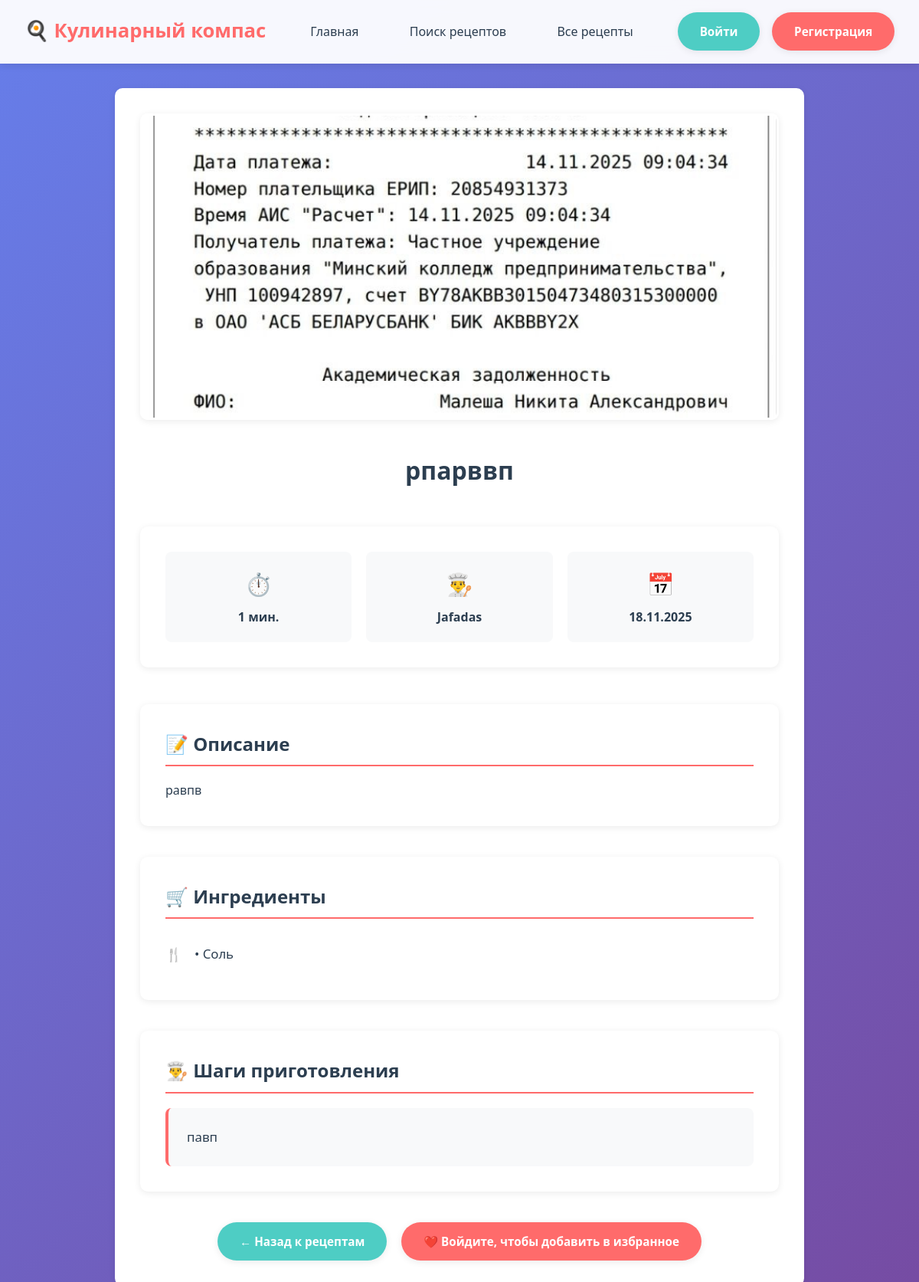
The app's page /recipe/2/ with its own data.
### recipes/models.py (models this page shows, shortened)
class Recipe(models.Model):
    title = models.CharField(max_length=200)
    ingredients = models.ManyToManyField(Ingredient)
    description = models.TextField()
    cooking_steps = models.TextField()
    cooking_time = models.PositiveIntegerField(help_text="В минутах")
    image = models.ImageField(upload_to='recipes/', blank=True, null=True)
    author = models.ForeignKey(User, on_delete=models.CASCADE)
    created_at = models.DateTimeField(auto_now_add=True)

class Ingredient(models.Model):
    name = models.CharField(max_length=100, unique=True)

### recipes/views.py (the view)
# urls.py: path('recipe/<int:recipe_id>/', views.recipe_detail, name='recipe_detail'),
def recipe_detail(request, recipe_id):
    recipe = get_object_or_404(Recipe, id=recipe_id)
    is_favorite = False
    if request.user.is_authenticated:
        is_favorite = Favorite.objects.filter(user=request.user, recipe=recipe).exists()
    return render(request, 'recipes/recipe_detail.html', {
        'recipe': recipe,
        'is_favorite': is_favorite
    })

### templates/recipes/recipe_detail.html (shortened to what this page needs)
{% extends 'base.html' %}
{% load static %}
{% block extra_css %}
<link rel="stylesheet" href="{% static 'css/recipes.css' %}">
{% endblock %}
{% block content %}
<div class="recipe-detail">
    <div class="recipe-section">
        {% if recipe.image %}
            <img src="{{ recipe.image.url }}" alt="{{ recipe.title }}" class="recipe-main-image">
        {% endif %}
        <div class="recipe-header">
            <h1>{{ recipe.title }}</h1>
        </div>
        <div class="recipe-meta-grid">
            <div class="recipe-meta-item">
                <div>⏱️</div>
                <div><strong>{{ recipe.cooking_time }} мин.</strong></div>
            </div>
            <div class="recipe-meta-item">
                <div>👨‍🍳</div>
                <div><strong>{{ recipe.author.username }}</strong></div>
            </div>
            <div class="recipe-meta-item">
                <div>📅</div>
                <div><strong>{{ recipe.created_at|date:"d.m.Y" }}</strong></div>
            </div>
        </div>
        <div class="recipe-section">
            <h3>📝 Описание</h3>
            <p>{{ recipe.description }}</p>
        </div>
        <div class="recipe-section">
            <h3>🛒 Ингредиенты</h3>
            <ul class="ingredients-list">
                {% for ingredient in recipe.ingredients.all %}
                    <li>• {{ ingredient.name }}</li>
                {% endfor %}
            </ul>
        </div>
        <div class="recipe-section">
            <h3>👨‍🍳 Шаги приготовления</h3>
            <div class="cooking-steps">{{ recipe.cooking_steps }}</div>
        </div>
        <div class="recipe-actions">
            <a href="{% url 'all_recipes' %}" class="btn btn-secondary">← Назад к рецептам</a>
            {% if user.is_authenticated %}
                {% if is_favorite %}
                    <a href="{% url 'remove_from_favorites' recipe.id %}" class="btn btn-secondary">💔 Удалить из избранного</a>
                {% else %}
                    <a href="{% url 'add_to_favorites' recipe.id %}" class="btn">❤️ Добавить в избранное</a>
                {% endif %}
            {% else %}
                <a href="{% url 'login' %}" class="btn">❤️ Войдите, чтобы добавить в избранное</a>
            {% endif %}
        </div>
    </div>
</div>
{% endblock %}

### static/css/base.css (style rules this page uses)
:root { --primary-color: #ff6b6b; --primary-light: #ff8e8e; --secondary-color: #4ecdc4; --accent-color: #45b7d1; --text-dark: #2c3e50; --text-light: #7f8c8d; --bg-white: #ffffff; --bg-light: #f8f9fa; --shadow: 0 2px 10px rgba(0, 0, 0, 0.08); --shadow-hover: 0 4px 20px rgba(0, 0, 0, 0.12); --border-radius: 10px; --transition: all 0.2s ease; }
* { margin: 0; padding: 0; box-sizing: border-box; }
body { font-family: 'Segoe UI', Tahoma, Geneva, Verdana, sans-serif; line-height: 1.6; background: linear-gradient(135deg, #667eea 0%, #764ba2 100%); background-attachment: fixed; color: var(--text-dark); min-height: 100vh; }
.btn { display: inline-flex; align-items: center; gap: 0.5rem; padding: 0.8rem 1.8rem; background: var(--primary-color); color: white; text-decoration: none; border-radius: 25px; border: none; cursor: pointer; transition: var(--transition); font-weight: 600; font-size: 0.95rem; box-shadow: var(--shadow); }
.btn-secondary { background: var(--secondary-color); }

### static/css/recipes.css (style rules this page uses)
.recipe-detail { max-width: 900px; margin: 0 auto; }
.recipe-header { text-align: center; margin-bottom: 3rem; }
.recipe-main-image { width: 100%; height: 400px; object-fit: cover; border-radius: var(--border-radius); margin-bottom: 2rem; box-shadow: var(--shadow); border: 3px solid white; }
.recipe-meta-grid { display: grid; grid-template-columns: repeat(auto-fit, minmax(160px, 1fr)); gap: 1.2rem; margin-bottom: 3rem; padding: 2rem; background: var(--bg-white); border-radius: var(--border-radius); box-shadow: var(--shadow); border: 1px solid rgba(255, 255, 255, 0.3); }
.recipe-meta-item { text-align: center; padding: 1.2rem; background: var(--bg-light); border-radius: 8px; transition: var(--transition); }
.recipe-meta-item div:first-child { font-size: 1.8rem; margin-bottom: 0.5rem; }
.recipe-section { margin-bottom: 2.5rem; padding: 2rem; background: var(--bg-white); border-radius: var(--border-radius); box-shadow: var(--shadow); border: 1px solid rgba(255, 255, 255, 0.3); }
.recipe-section h3 { font-size: 1.5rem; font-weight: 600; margin-bottom: 1.2rem; color: var(--text-dark); display: flex; align-items: center; gap: 0.8rem; border-bottom: 2px solid var(--primary-color); padding-bottom: 0.5rem; }
.ingredients-list { list-style: none; padding: 0; }
.ingredients-list li { padding: 0.8rem 0; border-bottom: 1px solid #eee; font-size: 1.05rem; display: flex; align-items: center; gap: 1rem; transition: var(--transition); }
.ingredients-list li::before { content: '🍴'; color: var(--primary-color); font-size: 1.1rem; }
.ingredients-list li:last-child { border-bottom: none; }
.cooking-steps { white-space: pre-line; line-height: 1.7; font-size: 1.05rem; padding: 1.5rem; background: var(--bg-light); border-radius: 8px; border-left: 4px solid var(--primary-color); }
.recipe-actions { display: flex; gap: 1.2rem; margin-top: 2.5rem; flex-wrap: wrap; justify-content: center; }

### records on screen
Recipe: image (picture), title "рпарввп", cooking_time "1", author.username "Jafadas", created_at "18.11.2025", description "равпв", cooking_steps "павп"
Ingredient: name "Соль"
